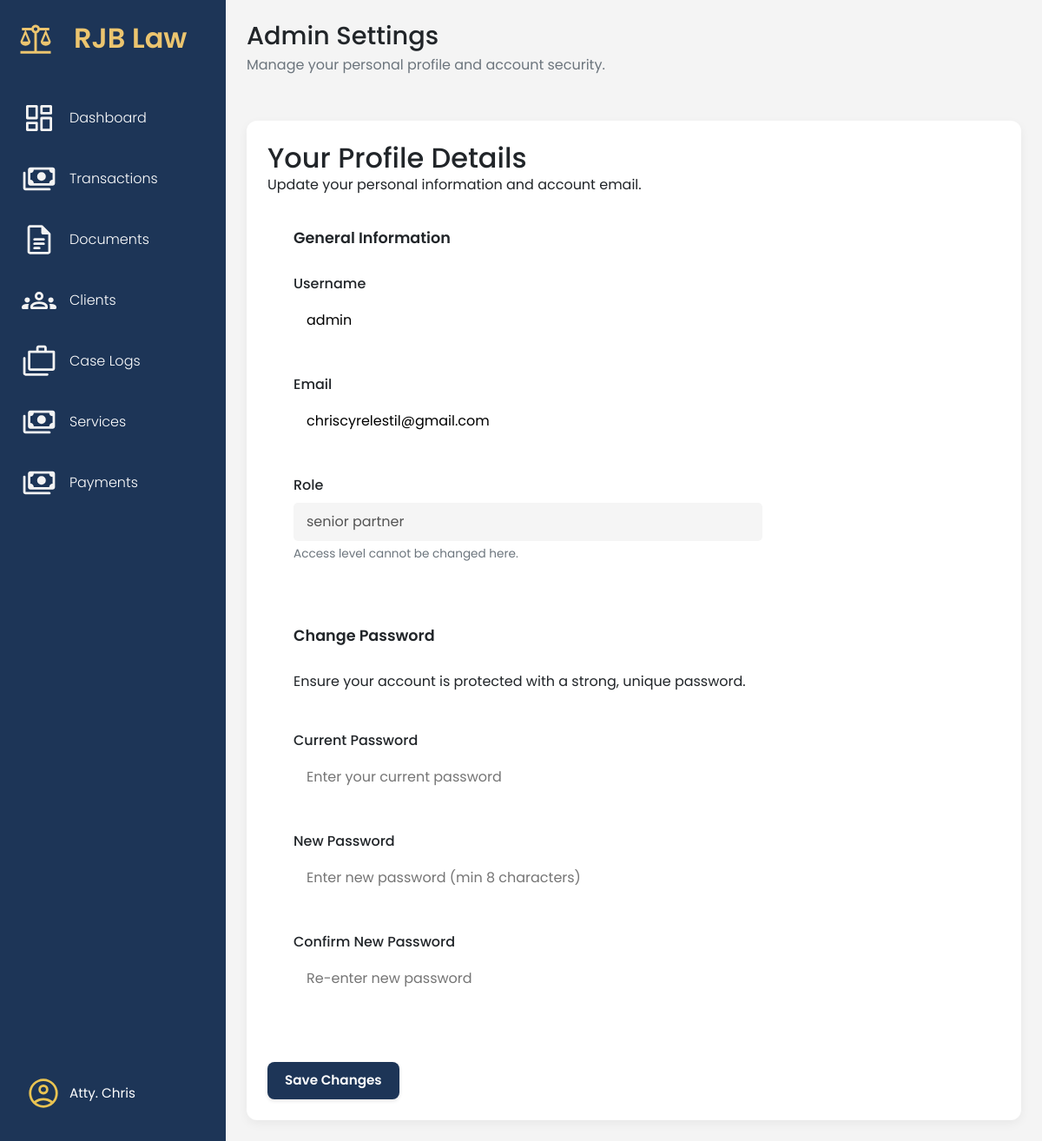
Page /admin/ (signed in) on the committed database.
### app/models/user_model.py (models this page shows, shortened)
class User(UserMixin, db.Model):
    __tablename__ = 'users'
    id = db.Column(db.Integer, primary_key=True)
    username = db.Column(db.String(80), unique=True, nullable=False, index=True)
    email = db.Column(db.String(120), unique=True, nullable=False)
    password_hash = db.Column(db.String(128), nullable=False)
    role = db.Column(db.String(50), default='attorney', nullable=False)
    is_active = db.Column(db.Boolean, default=True, nullable=False)
    is_admin = db.Column(db.Boolean, default=False, nullable=False)
    created_at = db.Column(db.DateTime, default=datetime.utcnow)
    updated_at = db.Column(db.DateTime, default=datetime.utcnow, onupdate=datetime.utcnow)

### app/routes/admin_profile_routes.py (the view)
@admin_bp.route('/', methods=['GET'])
@login_required
def admin_page():
    return render_template('manage_profile_page.html', current_user=current_user)

### app/templates/manage_profile_page.html (shortened to what this page needs)
{% extends 'base.html' %}
{% block content %}
<main class="dashboard-content">
    <header class="dashboard-header">
        <div>
            <h1>Admin Settings</h1>
            <p class="text-secondary">Manage your personal profile and account security.</p>
        </div>
    </header>
    <div class="settings-container">
        <div class="panel-card">
            <h2 class="card-title">Your Profile Details</h2>
            <p class="card-description">Update your personal information and account email.</p>
            <form action="{{ url_for('admin.update_profile') }}" method="POST" class="profile-form-layout">
                <div class="form-sections-grid">
                    <fieldset class="form-section">
                        <legend class="section-legend">General Information</legend>
                        <div class="form-group">
                            <label for="username">Username</label>
                            <input type="text" id="username" name="username" value="{{ current_user.username if current_user else 'admin' }}" required class="form-input">
                        </div>
                        <div class="form-group">
                            <label for="email">Email</label>
                            <input type="email" id="email" name="email" value="{{ current_user.email if current_user else 'admin@rjb-law.com' }}" required class="form-input">
                        </div>
                        <div class="form-group">
                            <label for="role">Role</label>
                            <input type="text" id="role" name="role" value="{{ current_user.role if current_user else 'senior partner' }}" disabled class="form-input disabled-input">
                            <small class="hint-text">Access level cannot be changed here.</small>
                        </div>
                    </fieldset>
                    <fieldset class="form-section password-section">
                        <legend class="section-legend">Change Password</legend>
                        <p class="small-text-muted mb-4">Ensure your account is protected with a strong, unique password.</p>
                        <div class="form-group">
                            <label for="current_password">Current Password</label>
                            <input type="password" id="current_password" name="current_password" placeholder="Enter your current password" class="form-input">
                        </div>
                        <div class="form-group">
                            <label for="new_password">New Password</label>
                            <input type="password" id="new_password" name="new_password" placeholder="Enter new password (min 8 characters)" class="form-input">
                        </div>
                        <div class="form-group">
                            <label for="confirm_password">Confirm New Password</label>
                            <input type="password" id="confirm_password" name="confirm_password" placeholder="Re-enter new password" class="form-input">
                        </div>
                    </fieldset>
                </div>
                <div class="form-actions-sticky mt-6 pt-4 border-t border-gray-200">
                    <button type="submit" class="btn btn-primary btn-lg">Save Changes</button>
                </div>
            </form>
        </div>
    </div>
</main>
{% endblock content %}

### app/static/css/components/sidebar.css (style rules this page uses)
body { min-height: 100vh; background-color: aliceblue; }

### app/static/css/base/_variable.css (style rules this page uses)
:root { --color-bg-primary: #F4F4F4; --color-bg-secondary: #FFFFFF; --color-bg-search: #E9ECEF; --color-text-primary: #212529; --color-text-secondary: #6C757D; --color-text-white: #FFFFFF; --color-card-blue: #1D3557; --color-card-gold: #ecc56f; --color-card-green: #2A9D49; --shadow-light: 0 4px 12px rgba(0, 0, 0, 0.05); --border-radius-m: 12px; --border-radius-s: 8px; }

### app/static/css/components/_dashboard.css (style rules this page uses)
.dashboard-content { padding: 24px; }
.dashboard-header { display: flex; justify-content: space-between; align-items: center; margin-bottom: 24px; padding-bottom: 12px; border-bottom: 1px solid var(--color-border-light); }
.dashboard-header h1 { margin: 0; font-size: 1.8rem; color: var(--color-text-primary); }
.dashboard-header p { margin-top: 4px; color: var(--color-text-secondary); }
.panel-card { background-color: var(--color-bg-secondary); padding: 24px; border-radius: var(--border-radius-m); box-shadow: var(--shadow-light); }
body { background-color: var(--color-bg-primary); font-family: -apple-system, BlinkMacSystemFont, "Segoe UI", Roboto, Helvetica, Arial, sans-serif; }

### app/static/css/components/_button.css (style rules this page uses)
.btn { display: inline-flex; align-items: center; justify-content: center; padding: 10px 20px; border: none; border-radius: 8px; cursor: pointer; font-weight: 600; font-size: 0.95rem; transition: all 0.2s ease; text-decoration: none; box-shadow: 0 2px 4px rgba(0, 0, 0, 0.1); }

### app/static/css/components/_forms.css (style rules this page uses)
.form-section { max-width: 600px; width: 90%; margin-top: 20px; }
.form-group { margin-bottom: 20px; }

### app/static/css/pages/_admin.css (style rules this page uses)
.form-section { border: 1px solid var(--color-border-light); border-radius: 8px; padding: 20px 30px 30px; margin: 0; display: grid; grid-template-columns: repeat(auto-fit, minmax(280px, 1fr)); gap: 20px; }
.form-section legend { font-size: 1.1rem; font-weight: 600; color: var(--color-text-primary); padding: 0 10px; margin-left: -10px; }
.form-group { display: flex; flex-direction: column; }
.form-group label { font-weight: 500; color: var(--color-text-primary); margin-bottom: 8px; }
.form-group input[type="text"], .form-group input[type="email"], .form-group input[type="password"] { padding: 10px 15px; border: 1px solid var(--color-border-light); border-radius: 5px; font-size: 1rem; transition: border-color 0.2s, box-shadow 0.2s; }
.form-group small { color: var(--color-text-secondary); margin-top: 5px; font-size: 0.85rem; }
.form-group input[disabled] { background-color: #f5f5f5; cursor: not-allowed; }

### rows in the picture
User: username "admin", email "chriscyrelestil@gmail.com", role "senior partner"
